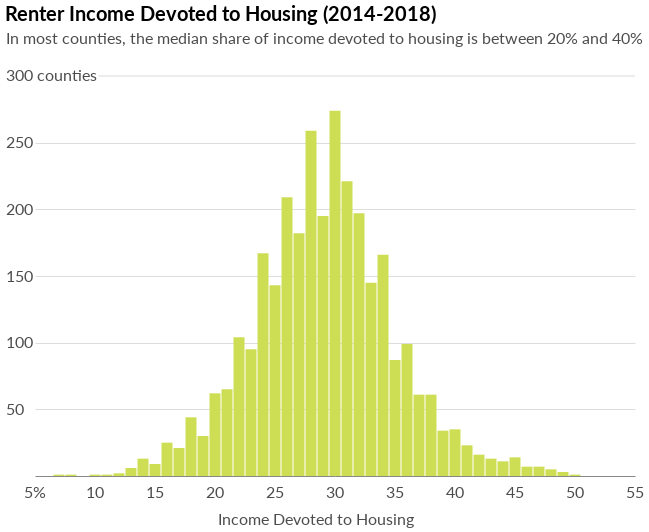

The notebook cell saved with this chart:
### Code cell
rent_inc_dist

### Figure 1 — Vega-Lite specification as saved in the notebook (floating-point values rounded to 4 significant figures)
{"width": 600, "height": 400, "background": "white", "config": {"title": {"fontSize": 20, "anchor": "start", "font": "Lato", "offset": 5}, "axisX": {"grid": false, "labelFont": "Lato", "labelFontSize": 16, "labelAngle": 0, "labelPadding": 10, "ticks": false, "tickSize": 5, "title": null, "titleFont": "Lato", "titleFontSize": 16, "titleFontWeight": "normal", "titleY": 30, "titleX": 280}, "axisY": {"grid": true, "gridOpacity": 1, "labelFont": "Lato", "labelFontSize": 16, "labelLimit": 100, "labelAlign": "left", "labelPadding": 20, "ticks": false, "title": null, "titleFont": "Lato", "titleFontWeight": "normal", "titleFontSize": 16, "titleAlign": "left", "titleAngle": 0, "titleY": -20, "titleX": -20, "domainWidth": 0}, "view": {"strokeOpacity": 0}}, "layer": [{"data": {"name": "data-6cff287b501bbe338755d2392dbd2d54"}, "mark": {"type": "bar", "color": "#cede54", "size": 11}, "encoding": {"x": {"type": "quantitative", "axis": {"labelOpacity": 0, "titleOpacity": 0.7, "titleY": 35}, "field": "Bin", "title": "Income Devoted to Housing"}, "y": {"type": "quantitative", "axis": {"labelOpacity": 0.7, "labelPadding": 30, "titleOpacity": 0.7, "titleX": -30, "titleY": -30, "values": [50, 100, 150, 200, 250]}, "field": "Count", "scale": {"domain": [0, 300]}, "title": "In most counties, the median share of income devoted to housing is between 20% and 40%"}}, "title": "Renter Income Devoted to Housing (2014-2018)"}, {"data": {"name": "data-9563707fa4e0fff82f50cab0829ea9f3"}, "mark": {"type": "rule", "opacity": 0.15}, "encoding": {"x": {"type": "quantitative", "field": "x1", "scale": {"domain": [10, 50]}}, "x2": {"field": "x2"}, "y": {"type": "quantitative", "field": "y1"}}}, {"data": {"name": "data-4893136b9156606a4b0bfac83e423081"}, "mark": {"type": "text", "dx": 0, "dy": 17, "font": "lato", "fontSize": 16, "opacity": 0.7}, "encoding": {"text": {"type": "nominal", "field": "text"}, "x": {"type": "quantitative", "field": "x"}, "y": {"type": "quantitative", "field": "y"}}}, {"data": {"name": "data-4a9602a2b82813a3f469ea1330b1523f"}, "mark": {"type": "text", "dx": -44, "dy": 0, "font": "lato", "fontSize": 16, "opacity": 0.7}, "encoding": {"text": {"type": "nominal", "field": "text"}, "x": {"type": "quantitative", "field": "x", "scale": {"domain": [10, 50]}}, "y": {"type": "quantitative", "field": "y"}}}], "$schema": "https://vega.github.io/schema/vega-lite/v4.0.0.json", "datasets": {"data-6cff287b501bbe338755d2392dbd2d54": [{"Bin": 33.0, "Count": 145}, {"Bin": 31.0, "Count": 221}, {"Bin": 38.0, "Count": 61}, {"Bin": 34.0, "Count": 166}, {"Bin": 30.0, "Count": 274}, {"Bin": 32.0, "Count": 197}, {"Bin": 40.0, "Count": 35}, {"Bin": 36.0, "Count": 99}, {"Bin": 22.0, "Count": 104}, {"Bin": 28.0, "Count": 259}, {"Bin": 35.0, "Count": 87}, {"Bin": 26.0, "Count": 209}, {"Bin": 29.0, "Count": 195}, {"Bin": 39.0, "Count": 34}, {"Bin": 24.0, "Count": 167}, {"Bin": 41.0, "Count": 23}, {"Bin": 25.0, "Count": 143}, {"Bin": 49.0, "Count": 3}, {"Bin": 45.0, "Count": 14}, {"Bin": 27.0, "Count": 182}, {"Bin": 37.0, "Count": 61}, {"Bin": 18.0, "Count": 44}, {"Bin": 19.0, "Count": 30}, {"Bin": 16.0, "Count": 25}, {"Bin": 14.0, "Count": 13}, {"Bin": 21.0, "Count": 65}, {"Bin": 20.0, "Count": 62}, {"Bin": 17.0, "Count": 21}, {"Bin": 23.0, "Count": 95}, {"Bin": 8.0, "Count": 1}, {"Bin": 42.0, "Count": 16}, {"Bin": 44.0, "Count": 11}, {"Bin": 43.0, "Count": 13}, {"Bin": 46.0, "Count": 7}, {"Bin": 12.0, "Count": 2}, {"Bin": 47.0, "Count": 7}, {"Bin": 48.0, "Count": 5}, {"Bin": 50.0, "Count": 1}, {"Bin": 15.0, "Count": 9}, {"Bin": 13.0, "Count": 6}, {"Bin": 11.0, "Count": 1}, {"Bin": 10.0, "Count": 1}, {"Bin": 7.0, "Count": 1}], "data-9563707fa4e0fff82f50cab0829ea9f3": [{"x1": 10.3, "x2": 55, "y1": 300}], "data-4893136b9156606a4b0bfac83e423081": [{"x": 5, "y": 0, "text": "   5%"}, {"x": 10, "y": 0, "text": "10"}, {"x": 15, "y": 0, "text": "15"}, {"x": 20, "y": 0, "text": "20"}, {"x": 25, "y": 0, "text": "25"}, {"x": 30, "y": 0, "text": "30"}, {"x": 35, "y": 0, "text": "35"}, {"x": 40, "y": 0, "text": "40"}, {"x": 45, "y": 0, "text": "45"}, {"x": 50, "y": 0, "text": "50"}, {"x": 55, "y": 0, "text": "55"}], "data-4a9602a2b82813a3f469ea1330b1523f": [{"x": 10, "y": 300, "text": "300 counties"}]}}
